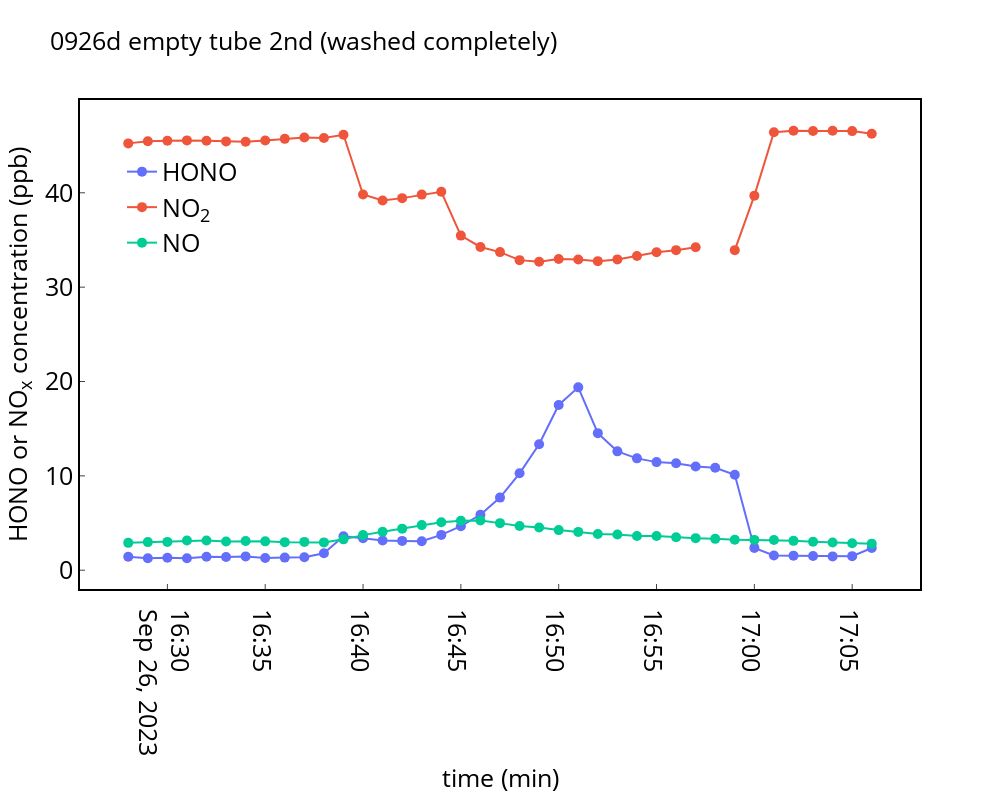

Notebook code cell kept with this figure:
### Code cell
df=pd.merge(pd.merge(pd.merge(df_hono_icad,df_no2_icad,on='date_time'),df_nox_t200,on='date_time'),df_rh,on='date_time')
# df=pd.merge(pd.merge(df_hono_icad,df_no2_icad,on='date_time'),df_nox_t200,on='date_time')

# correct HONO background
print(df[df['date_time'] == '2023-09-26 16:59:00'])

# df.hono=df.hono-df.hono[46:76].mean()
time_start=485-10
# df=df[time_start:time_start+10+41+10]
df=df[time_start:time_start+39]

x_minutes=(df['date_time'] - df['date_time'][time_start]).dt.total_seconds().div(60).astype(int)
df['x_minutes']=x_minutes

fig_1= go.Figure()
fig_1.add_trace(go.Scatter(x= df.date_time,y=df.hono,yaxis = "y1",mode='markers+lines',marker_size=10,line_width=2,name="HONO"))
fig_1.add_trace(go.Scatter(x= df.date_time,y=df.no2,yaxis = "y1",mode='markers+lines',marker_size=10,line_width=2,name="NO<sub>2</sub>"))
fig_1.add_trace(go.Scatter(x= df.date_time,y=df.no,yaxis = "y1",mode='markers+lines',marker_size=10,line_width=2,name="NO"))
# fig_1.add_trace(go.Scatter(x= df.date_time,y=df.no+df.no2+df.hono,yaxis = "y1",mode='markers+lines',marker_size=10,line_width=2,name="no"))
fig_1.update_layout(title='0926d empty tube 2nd (washed completely)',titlefont=dict(color="black",size=25))
# fig_1.update_layout( bargap=0)
fig_1.update_layout(
  plot_bgcolor = 'white',paper_bgcolor = 'white',autosize=False,width=1000, height=800,
    xaxis=dict( title="time (min)",titlefont=dict(color="black",size=25),showline=True, mirror= True,tickfont=dict(color='black',size=25 ),linecolor="black", linewidth=2,ticks='inside'),
    yaxis=dict( title='HONO or NO<sub>x</sub> concentration (ppb)', 
              #  range=[-2,100],
               titlefont=dict(color="black",size=25),mirror= True,tickfont=dict(color='black',size=25 ),linecolor="black", linewidth=2,ticks='inside'),
    yaxis2=dict(title='',titlefont=dict(color="black",size=25),tickfont=dict(color="black" ,size=25),ticks='inside',anchor="free",overlaying="y", side="right", position=1, linecolor="black", linewidth=2,showticklabels = True) )
fig_1.update_layout(legend=dict(yanchor="top",y=0.9 ,xanchor="left",x=0.05,  font=dict( size=25,color="black")))
fig_1.update_layout(xaxis=dict(showgrid=False),
              yaxis=dict(showgrid=False)
)

# fig_1.add_vrect(
#     x0=11, x1=11+32,
#     fillcolor="yellow", opacity=0.3,
#     layer="below", line_width=0,
# )

config = {'displayModeBar': True}

fig_1.show(config=config)
# fig_1.to_image('3.jpeg')

### Figure 1 — Plotly figure (JSON) as saved in the notebook; plotly's stock layout.template omitted (floating-point values rounded to 4 significant figures)
{"data": [{"line": {"width": 2}, "marker": {"size": 10}, "mode": "markers+lines", "name": "HONO", "type": "scatter", "x": ["2023-09-26T16:28:00", "2023-09-26T16:29:00", "2023-09-26T16:30:00", "2023-09-26T16:31:00", "2023-09-26T16:32:00", "2023-09-26T16:33:00", "2023-09-26T16:34:00", "2023-09-26T16:35:00", "2023-09-26T16:36:00", "2023-09-26T16:37:00", "2023-09-26T16:38:00", "2023-09-26T16:39:00", "2023-09-26T16:40:00", "2023-09-26T16:41:00", "2023-09-26T16:42:00", "2023-09-26T16:43:00", "2023-09-26T16:44:00", "2023-09-26T16:45:00", "2023-09-26T16:46:00", "2023-09-26T16:47:00", "2023-09-26T16:48:00", "2023-09-26T16:49:00", "2023-09-26T16:50:00", "2023-09-26T16:51:00", "2023-09-26T16:52:00", "2023-09-26T16:53:00", "2023-09-26T16:54:00", "2023-09-26T16:55:00", "2023-09-26T16:56:00", "2023-09-26T16:57:00", "2023-09-26T16:58:00", "2023-09-26T16:59:00", "2023-09-26T17:00:00", "2023-09-26T17:01:00", "2023-09-26T17:02:00", "2023-09-26T17:03:00", "2023-09-26T17:04:00", "2023-09-26T17:05:00", "2023-09-26T17:06:00"], "y": [1.435, 1.264, 1.313, 1.263, 1.425, 1.399, 1.464, 1.293, 1.335, 1.371, 1.801, 3.602, 3.382, 3.143, 3.106, 3.073, 3.745, 4.668, 5.879, 7.695, 10.27, 13.35, 17.51, 19.38, 14.53, 12.6, 11.85, 11.46, 11.34, 10.99, 10.86, 10.12, 2.366, 1.568, 1.544, 1.509, 1.466, 1.489, 2.35], "yaxis": "y"}, {"line": {"width": 2}, "marker": {"size": 10}, "mode": "markers+lines", "name": "NO<sub>2</sub>", "type": "scatter", "x": ["2023-09-26T16:28:00", "2023-09-26T16:29:00", "2023-09-26T16:30:00", "2023-09-26T16:31:00", "2023-09-26T16:32:00", "2023-09-26T16:33:00", "2023-09-26T16:34:00", "2023-09-26T16:35:00", "2023-09-26T16:36:00", "2023-09-26T16:37:00", "2023-09-26T16:38:00", "2023-09-26T16:39:00", "2023-09-26T16:40:00", "2023-09-26T16:41:00", "2023-09-26T16:42:00", "2023-09-26T16:43:00", "2023-09-26T16:44:00", "2023-09-26T16:45:00", "2023-09-26T16:46:00", "2023-09-26T16:47:00", "2023-09-26T16:48:00", "2023-09-26T16:49:00", "2023-09-26T16:50:00", "2023-09-26T16:51:00", "2023-09-26T16:52:00", "2023-09-26T16:53:00", "2023-09-26T16:54:00", "2023-09-26T16:55:00", "2023-09-26T16:56:00", "2023-09-26T16:57:00", "2023-09-26T16:58:00", "2023-09-26T16:59:00", "2023-09-26T17:00:00", "2023-09-26T17:01:00", "2023-09-26T17:02:00", "2023-09-26T17:03:00", "2023-09-26T17:04:00", "2023-09-26T17:05:00", "2023-09-26T17:06:00"], "y": [45.24, 45.46, 45.51, 45.56, 45.51, 45.45, 45.41, 45.55, 45.72, 45.86, 45.81, 46.15, 39.82, 39.19, 39.44, 39.81, 40.1, 35.46, 34.26, 33.71, 32.86, 32.69, 32.99, 32.93, 32.76, 32.94, 33.29, 33.7, 33.92, 34.24, null, 33.92, 39.7, 46.42, 46.58, 46.55, 46.57, 46.54, 46.25], "yaxis": "y"}, {"line": {"width": 2}, "marker": {"size": 10}, "mode": "markers+lines", "name": "NO", "type": "scatter", "x": ["2023-09-26T16:28:00", "2023-09-26T16:29:00", "2023-09-26T16:30:00", "2023-09-26T16:31:00", "2023-09-26T16:32:00", "2023-09-26T16:33:00", "2023-09-26T16:34:00", "2023-09-26T16:35:00", "2023-09-26T16:36:00", "2023-09-26T16:37:00", "2023-09-26T16:38:00", "2023-09-26T16:39:00", "2023-09-26T16:40:00", "2023-09-26T16:41:00", "2023-09-26T16:42:00", "2023-09-26T16:43:00", "2023-09-26T16:44:00", "2023-09-26T16:45:00", "2023-09-26T16:46:00", "2023-09-26T16:47:00", "2023-09-26T16:48:00", "2023-09-26T16:49:00", "2023-09-26T16:50:00", "2023-09-26T16:51:00", "2023-09-26T16:52:00", "2023-09-26T16:53:00", "2023-09-26T16:54:00", "2023-09-26T16:55:00", "2023-09-26T16:56:00", "2023-09-26T16:57:00", "2023-09-26T16:58:00", "2023-09-26T16:59:00", "2023-09-26T17:00:00", "2023-09-26T17:01:00", "2023-09-26T17:02:00", "2023-09-26T17:03:00", "2023-09-26T17:04:00", "2023-09-26T17:05:00", "2023-09-26T17:06:00"], "y": [2.9, 2.98, 3, 3.155, 3.155, 3.045, 3.09, 3.06, 2.975, 3, 2.947, 3.27, 3.72, 4.08, 4.405, 4.78, 5.075, 5.24, 5.27, 4.99, 4.695, 4.525, 4.25, 4.06, 3.845, 3.78, 3.621, 3.63, 3.485, 3.4, 3.325, 3.23, 3.215, 3.2, 3.11, 3.02, 2.94, 2.86, 2.815], "yaxis": "y"}], "layout": {"autosize": false, "height": 800, "legend": {"font": {"color": "black", "size": 25}, "x": 0.05, "xanchor": "left", "y": 0.9, "yanchor": "top"}, "paper_bgcolor": "white", "plot_bgcolor": "white", "title": {"font": {"color": "black", "size": 25}, "text": "0926d empty tube 2nd (washed completely)"}, "width": 1000, "xaxis": {"linecolor": "black", "linewidth": 2, "mirror": true, "showgrid": false, "showline": true, "tickfont": {"color": "black", "size": 25}, "ticks": "inside", "title": {"font": {"color": "black", "size": 25}, "text": "time (min)"}}, "yaxis": {"linecolor": "black", "linewidth": 2, "mirror": true, "showgrid": false, "tickfont": {"color": "black", "size": 25}, "ticks": "inside", "title": {"font": {"color": "black", "size": 25}, "text": "HONO or NO<sub>x</sub> concentration (ppb)"}}, "yaxis2": {"anchor": "free", "linecolor": "black", "linewidth": 2, "overlaying": "y", "position": 1, "showticklabels": true, "side": "right", "tickfont": {"color": "black", "size": 25}, "ticks": "inside", "title": {"font": {"color": "black", "size": 25}, "text": ""}}}}
